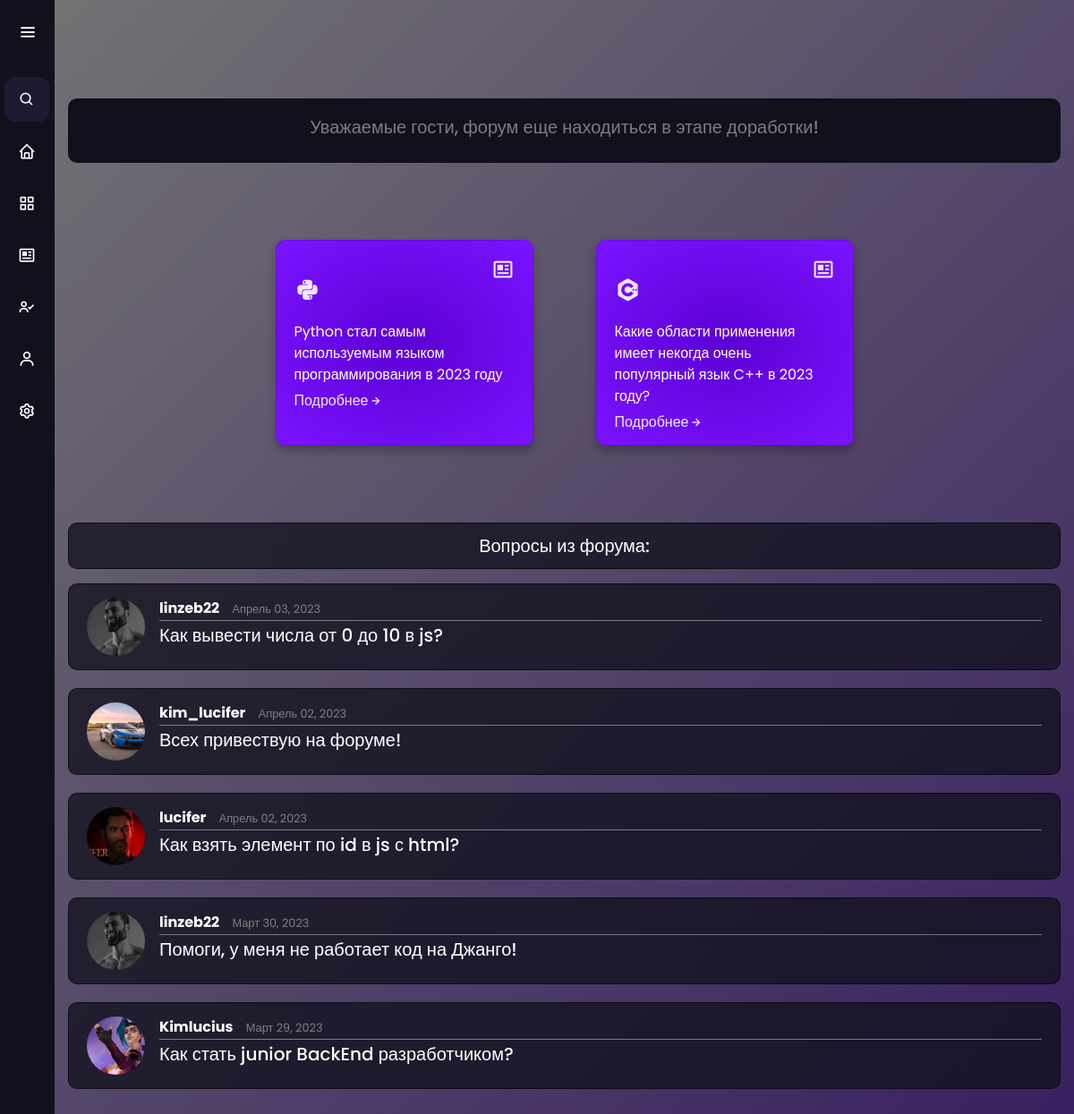
The page / on the database its author committed.
### blog/models.py (models this page shows, shortened)
class Post(models.Model):
    title = models.CharField(max_length=100)
    content = models.TextField()
    date_posted = models.DateTimeField(default=timezone.now)
    author = models.ForeignKey(User, on_delete=models.CASCADE)

### users/models.py (models this page shows, shortened)
class Profile(models.Model):
    user = models.OneToOneField(User, on_delete=models.CASCADE)
    image = models.ImageField(default='default.jpg', upload_to='profile_pics')

### blog/views.py (the view)
# urls.py: path('', MainListView.as_view(), name='main_home'),
class MainListView(ListView):
    model = Post
    template_name = 'blog/main_home.html'
    context_object_name = 'posts'
    ordering = ['-date_posted']

### blog/templates/blog/main_home.html (shortened to what this page needs)
{% extends "blog/base.html" %}
  {% block content %}
  <div class="padding-for-width">
    <div class="alert-sec">
      <h5>Уважаемые гости, форум еще находиться в этапе доработки!</h5>
    </div>
  </div>
  <p style="padding-top: 50px;"></p>
  <div class="container-max-2 card-main-1">
    <div class="row row-cols-1 row-cols-md-2 row-cols-lg-3">
      <div class="col">
        <div class="card card-5" style="width: 18rem;">
          <div class="card__icon">
            <i class='bx bxl-python icon'></i>
          </div>
          <a href="#a" class="card__exit">
            <i class='bx bx-news'></i>
          </a>
          <div class="text"><a class="news-hovers" href="#a">Python стал самым используемым языком программирования в 2023 году</a></div>
          <p class="card__apply">
            <a class="card__link" href="#a">Подробнее <i class='bx bx-right-arrow-alt'></i></a>
          </p>
        </div>
      </div>
      <div class="col">
        <div class="card card-5" style="width: 18rem;">
          <div class="card__icon">
            <i class='bx bxl-c-plus-plus icon'></i>
          </div>
          <a href="#a" class="card__exit">
            <i class='bx bx-news'></i>
          </a>
          <div class="text"><a class="news-hovers"
          href="#a">Какие области применения имеет некогда очень популярный язык C++ в 2023 году?</a></div>
          <p class="card__apply">
            <a class="card__link" href="#a">Подробнее <i class='bx bx-right-arrow-alt'></i></a>
          </p>
        </div>
      </div>
    </div>
  </div>
  <p style="padding-top: 20px;"></p>
  <div class="padding-for-width">
    <p style="color: white; font-weight: 500; font-size: 20px; background-color: black; text-align: center;
  padding: 10px; border-radius: 10px; background: #11101dc1;
  border: 1px solid rgba(0, 0, 0, 0.593);"><a class="a-change" href="{% url 'blog-home' %}">Вопросы из форума:</a></p>
  </div>
      {% for post in posts %}
      <div class="padding-for-width">
        <article class="media content-section">
          <img class="rounded-circle article-img" src="{{ post.author.profile.image.url }}">
          <div class="media-body">
            <div class="article-metadata">
              <a class="article-name" href="{% url 'user-posts' post.author.username %}">{{ post.author }}</a>
              <small class="article-date">{{ post.date_posted|date:"F d, Y" }}</small>
            </div>
            <h2><a class="article-title" href="{% url 'post-detail' post.id %}">{{ post.title }}</a></h2>
          </div>
        </article>
      </div>
      {% endfor %}
  {% endblock content %}

### blog/templates/blog/base.html (shortened to what this page needs)
﻿{% load static %}
<!DOCTYPE html>
<html>
<head>
     <link rel="stylesheet" href="https://maxcdn.bootstrapcdn.com/bootstrap/4.0.0/css/bootstrap.min.css">
     <link rel="stylesheet" type="text/css" href="{% static 'blog/main.css' %}">
     <link rel="stylesheet" type="text/css" href="{% static 'blog/main2.css' %}">
     <link href='https://unpkg.com/boxicons@2.1.2/css/boxicons.min.css' rel='stylesheet'>
</head>
<body>
    <div class="sidebar">
      <div class="logo-details">
          <i class='bx bx-menu' id="btn" ></i>
      </div>
      <ul class="nav-list">
        <li>
            <i class='bx bx-search' ></i>
        </li>
        <li>
          <a href="{% url 'main_home' %}">
            <i class='bx bx-home'></i>
          </a>
        </li>
        <li>
          <a href="{% url 'blog-home' %}">
            <i class='bx bx-grid-alt'></i>
          </a>
        </li>
        <li>
          <a href="#news">
            <i class='bx bx-news'></i>
           </a>
         </li>
       {% if user.is_authenticated %}
       <li>
        <a href="{% url 'post-create' %}">
          <i class='bx bx-pencil'></i>
          <span class="links_name">Задать вопрос</span>
        </a>
        <span class="tooltip">Задать вопрос</span>
      </li>
      <li>
        <a href="{% url 'profile' %}">
          <i class='bx bx-user'></i>
          <span class="links_name">Профиль</span>
        </a>
        <span class="tooltip">Профиль</span>
      </li>
      <li>
        <a href="{% url 'logout' %}">
          <i class='bx bx-user-minus'></i>
          <span class="links_name">Выход</span>
        </a>
        <span class="tooltip">Выход</span>
      </li>
       <!-- <a class="nav-item nav-link" href="{% url 'post-create' %}">Задать вопрос</a>
       <a class="nav-item nav-link" href="{% url 'profile' %}">Профиль</a>
       <a class="nav-item nav-link" href="{% url 'logout' %}">Выход</a> -->
     {% else %}
     <li>
      <a href="{% url 'login' %}">
        <i class='bx bx-user-check'></i>
      </a>
    </li>
    <li>
      <a href="{% url 'register' %}">
        <i class='bx bx-user'></i>
      </a>
    </li>
     {% endif %}
       <li>
         <a href="settings.html">
           <i class='bx bx-cog' ></i>
         </a>
       </li>
      </ul>
    </div>
    <div class="home-section-2">
      <div class="home-section">
        <p style="padding-top: 70px;"></p>
            <main role="main" class="container">
              {% block content %}{% endblock %}
        </main>
      </div>
    </div>
<p style="padding-top: 90px;"></p>
</body>
</html>

### blog/static/blog/main.css (style rules this page uses)
﻿body, html { width:100%; height:100% }
body { background: linear-gradient(-45deg, #1a004f, #4c318d, #230059, #747474); background-size: 400% 400%; animation: gradient 15s ease infinite; color: #333333; font-family:Roboto; }
.alert-sec { background-color: #11101D; padding: 20px; border-radius: 10px; color: rgba(255, 255, 255, 0.456); text-align: center; }
ul { margin: 0; }
.media { word-wrap: break-word; }
.media-body { width: 100px; word-wrap: break-word; }
.content-section { background: #11101dc1; padding: 15px 20px; border: 1px solid rgba(0, 0, 0, 0.593); word-wrap: break-word; border-radius: 10px; margin-bottom: 20px; }
.article-title { font-size: 20px; color: #ffffff; transition: .3s; }
.article-name { color: white; transition: .3s; font-weight: 700; }
.article-date { color: gray; padding-left: 10px; }
.article-img { object-fit: cover; height: 65px; width: 65px; margin-right: 16px; }
.article-metadata { word-wrap: break-word; padding-bottom: 1px; margin-bottom: 4px; border-bottom: 1px solid #e3e3e376 }
.card-main-1 { display: flex; align-items: center; justify-content: center; padding-bottom: 30px; }
.card { cursor: pointer; height: 120px; background: radial-gradient(#5c00d4, #7a14ff); margin: 20px; padding: 20px; min-height: 230px; display: grid; grid-template-rows: 20px 50px 1fr 50px; border-radius: 10px; box-shadow: 0px 6px 10px rgba(0, 0, 0, 0.25); transition: all 0.2s; }
.card__link { display: flex; align-items: center; }
.card__link, .card__exit, .card__icon { position: relative; text-decoration: none; color: rgba(255, 255, 255, 0.9); }
.card__link::after { position: absolute; top: 25px; left: 0; content: ""; width: 0%; height: 2px; background-color: rgba(255, 255, 255, 0.6); transition: all 0.5s; }
.text { color: white; }
.card__exit { text-decoration: none; font-size: 25px; grid-row: 1/2; justify-self: end; transition: all .3s; }
.card__icon { grid-row: 2/3; font-size: 30px; }
.card__apply { grid-row: 4/5; align-self: center; }
.card-5 { background: radial-gradient(#5c00d4, #7a14ff); }
.news-hovers { color: white; }

### blog/static/blog/main2.css (style rules this page uses)
* { margin: 0; padding: 0; box-sizing: border-box; font-family: "Poppins" , sans-serif; }
.sidebar { position: fixed; left: 0; top: 0; height: 100%; width: 61px; background: #11101D; padding: 6px 5px; z-index: 99; transition: all 0.5s ease; }
.sidebar .logo-details { height: 60px; display: flex; align-items: center; position: relative; }
.sidebar .logo-details #btn { position: absolute; top: 50%; right: 0; transform: translateY(-50%); transition: all 0.4s ease; font-size: 23px; text-align: center; cursor: pointer; transition: all 0.5s ease; }
.sidebar i { color: #fff; height: 60px; min-width: 50px; font-size: 28px; text-align: center; line-height: 60px; }
.sidebar .nav-list { margin-top: 20px; height: 100%; }
.sidebar li { position: relative; margin: 8px 0; list-style: none; }
.sidebar .bx-search { position: absolute; top: 50%; left: 0; transform: translateY(-50%); font-size: 18px; background: #1d1b31; color: #FFF; }
.sidebar li a { display: flex; border-radius: 12px; align-items: center; text-decoration: none; transition: all 0.4s ease; background: #11101D; }
.sidebar li i { height: 50px; line-height: 50px; font-size: 20px; border-radius: 12px; }
.home-section-2 { padding-left: 61px; }

### blog/templates/blog/main_home.html (style rules this page uses)
.a-change { color: white; transition: .3s; }

### rows shown on the page
Post: author.profile.image (picture), author "linzeb22", date_posted "Апрель 03, 2023", title "Как вывести числа от 0 до 10 в js?"
Post: author.profile.image (picture), author "kim_lucifer", date_posted "Апрель 02, 2023", title "Всех привествую на форуме!"
Post: author.profile.image (picture), author "lucifer", date_posted "Апрель 02, 2023", title "Как взять элемент по id в js с html?"
Post: author.profile.image (picture), author "linzeb22", date_posted "Март 30, 2023", title "Помоги, у меня не работает код на Джанго!"
Post: author.profile.image (picture), author "Kimlucius", date_posted "Март 29, 2023", title "Как стать junior BackEnd разработчиком?"
